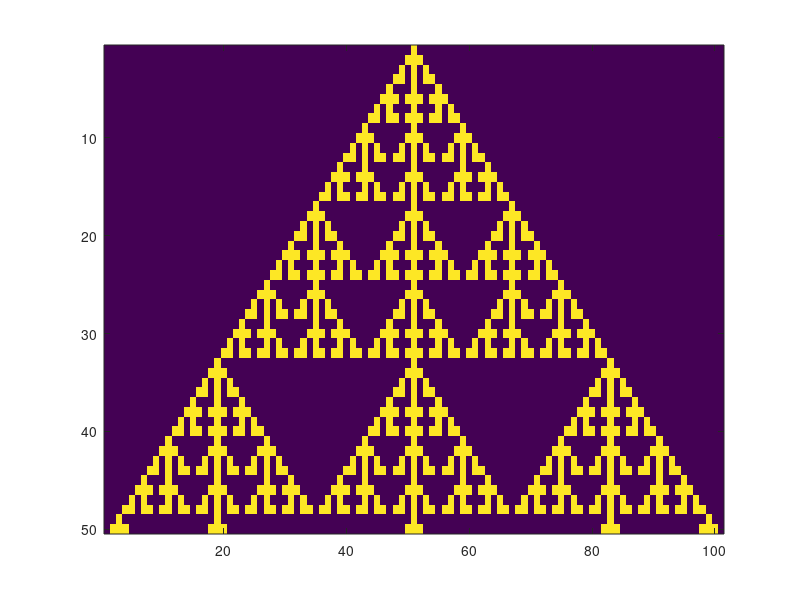

The MATLAB script that drew this image: (Note: this script raises an error after producing the figure.)
clc;
clear;
warning off all;

Ng = 50; % Número de generaciones
Ncells = 101; % Número de células (debe ser impar para tener un centro)

% Estado inicial
cells = zeros(Ng, Ncells);
cells(1, ceil(Ncells/2)) = 1; % Iniciar con una célula viva en el centro

% Definir la regla 150
regla = [0 1 1 0 1 0 0 1];

% Función para obtener el nuevo estado de la célula
nuevo_estado = @(vec) regla(bin2dec(num2str(vec)) + 1);

% Simulación del autómata celular
for gen = 2:Ng
    % Actualizar células con una convolución
    for i = 2:Ncells-1
        cells(gen, i) = nuevo_estado(cells(gen-1, i-1:i+1));
    end
    cells(gen, 1) = nuevo_estado([0, cells(gen-1, 1), cells(gen-1, 2)]);
    cells(gen, Ncells) = nuevo_estado([cells(gen-1, Ncells-1), cells(gen-1, Ncells), 0]);
end

% Visualizar el autómata celular
figure;
imagesc(cells);
colormap(abyss);
title('Autómata celular - Regla Mod 2');
xlabel('Células');
ylabel('Generaciones');
axis equal tight;